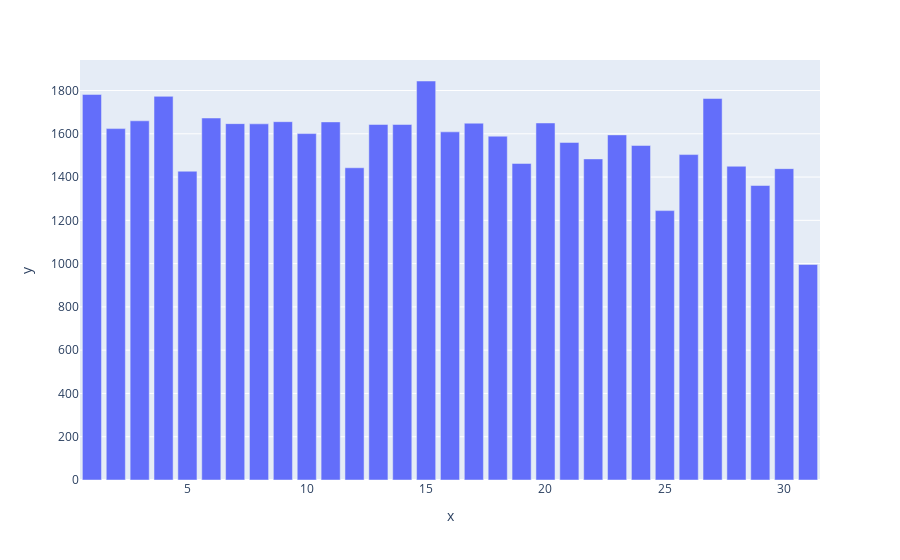

Source (notebook cell):
### Code cell
trace = px.bar(
    x=monthly_sales.index,
    y=monthly_sales.values
)
trace

### Figure 1 — Plotly figure (JSON) as saved in the notebook; plotly's stock layout.template omitted (floating-point values rounded to 4 significant figures)
{"data": [{"alignmentgroup": "True", "hovertemplate": "x=%{x}<br>y=%{y}<extra></extra>", "legendgroup": "", "marker": {"color": "#636efa", "pattern": {"shape": ""}}, "name": "", "offsetgroup": "", "orientation": "v", "showlegend": false, "textposition": "auto", "type": "bar", "x": [1, 2, 3, 4, 5, 6, 7, 8, 9, 10, 11, 12, 13, 14, 15, 16, 17, 18, 19, 20, 21, 22, 23, 24, 25, 26, 27, 28, 29, 30, 31], "xaxis": "x", "y": [1782, 1624, 1660, 1773, 1427, 1673, 1647, 1646, 1656, 1601, 1655, 1443, 1643, 1643, 1844, 1609, 1649, 1589, 1463, 1650, 1560, 1484, 1595, 1546, 1245, 1504, 1763, 1450, 1361, 1439, 996], "yaxis": "y"}], "layout": {"barmode": "relative", "legend": {"tracegroupgap": 0}, "margin": {"t": 60}, "xaxis": {"anchor": "y", "domain": [0, 1], "title": {"text": "x"}}, "yaxis": {"anchor": "x", "domain": [0, 1], "title": {"text": "y"}}}}
